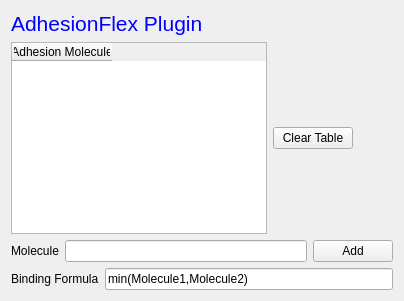
  <widget class="QWizardPage" name="wizardPage_2">
   <layout class="QVBoxLayout" name="verticalLayout_7">
    <item>
     <widget class="QLabel" name="label_8">
      <property name="text">
       <string>&lt;!DOCTYPE HTML PUBLIC &quot;-//W3C//DTD HTML 4.0//EN&quot; &quot;http://www.w3.org/TR/REC-html40/strict.dtd&quot;&gt;
&lt;html&gt;&lt;head&gt;&lt;meta name=&quot;qrichtext&quot; content=&quot;1&quot; /&gt;&lt;style type=&quot;text/css&quot;&gt;
p, li { white-space: pre-wrap; }
&lt;/style&gt;&lt;/head&gt;&lt;body style=&quot; font-family:'MS Shell Dlg 2'; font-size:8.25pt; font-weight:400; font-style:normal;&quot;&gt;
&lt;p style=&quot; margin-top:0px; margin-bottom:0px; margin-left:0px; margin-right:0px; -qt-block-indent:0; text-indent:0px;&quot;&gt;&lt;span style=&quot; font-size:16pt; color:#0000ff;&quot;&gt;AdhesionFlex Plugin&lt;/span&gt;&lt;/p&gt;&lt;/body&gt;&lt;/html&gt;</string>
      </property>
     </widget>
    </item>
    <item>
     <layout class="QHBoxLayout" name="horizontalLayout_8">
      <item>
       <widget class="QTableWidget" name="afTable">
        <property name="enabled">
         <bool>true</bool>
        </property>
        <property name="baseSize">
         <size>
          <width>256</width>
          <height>171</height>
         </size>
        </property>
        <column>
         <property name="text">
          <string>Adhesion Molecule</string>
         </property>
        </column>
       </widget>
      </item>
      <item>
       <widget class="QPushButton" name="clearAFTablePB">
        <property name="text">
         <string>Clear Table</string>
        </property>
       </widget>
      </item>
      <item>
       <spacer name="horizontalSpacer_4">
        <property name="orientation">
         <enum>Qt::Horizontal</enum>
        </property>
        <property name="sizeHint" stdset="0">
         <size>
          <width>40</width>
          <height>20</height>
         </size>
        </property>
       </spacer>
      </item>
     </layout>
    </item>
    <item>
     <layout class="QHBoxLayout" name="horizontalLayout_7">
      <item>
       <widget class="QLabel" name="label_9">
        <property name="text">
         <string>Molecule</string>
        </property>
       </widget>
      </item>
      <item>
       <widget class="QLineEdit" name="afMoleculeLE">
        <property name="toolTip">
         <string>Specify names of the adhesion molecules you want to use int he simulation</string>
        </property>
        <property name="text">
         <string/>
        </property>
       </widget>
      </item>
      <item>
       <widget class="QPushButton" name="afMoleculeAddPB">
        <property name="text">
         <string>Add</string>
        </property>
       </widget>
      </item>
     </layout>
    </item>
    <item>
     <layout class="QHBoxLayout" name="horizontalLayout_6">
      <item>
       <widget class="QLabel" name="label_10">
        <property name="text">
         <string>Binding Formula</string>
        </property>
       </widget>
      </item>
      <item>
       <widget class="QLineEdit" name="bindingFormulaLE">
        <property name="toolTip">
         <string>This is binary function that takes atwo arguments -  Molecule1 and Molecule2. The allowed functions are those given by muParser - see http://muparser.sourceforge.net/</string>
        </property>
        <property name="text">
         <string>min(Molecule1,Molecule2)</string>
        </property>
       </widget>
      </item>
     </layout>
    </item>
   </layout>
  </widget>
